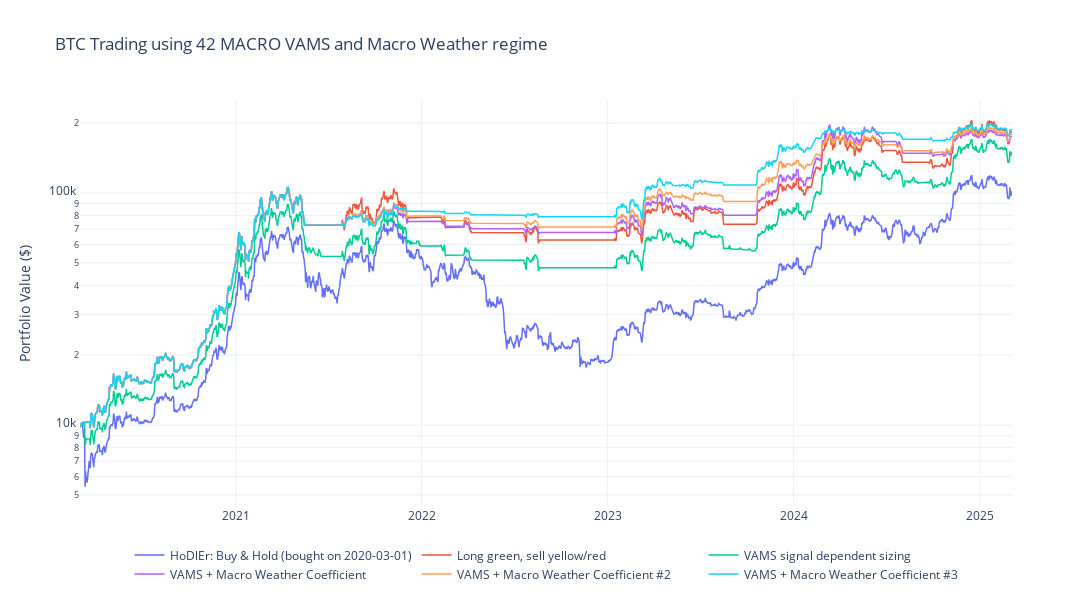

Notebook source saved alongside this figure:
### Code cell
import plotly.graph_objects as go

# Create figure
fig = go.Figure()

# Add each portfolio's value curve
portfolios = {
    'HoDlEr: Buy & Hold (bought on 2020-03-01)': bh_pf,
    'Long green, sell yellow/red': less_ords,
    'VAMS signal dependent sizing': cpf_fo,
    'VAMS + Macro Weather Coefficient': full_sig,
    'VAMS + Macro Weather Coefficient #2': full_sig_mod,
    'VAMS + Macro Weather Coefficient #3': full_sig_mod2,
}

for name, pf in portfolios.items():
    fig.add_trace(
        go.Scatter(
            x=pf.value().index,
            y=pf.value().values,
            name=name,
            mode='lines',
            line=dict(width=1.5)
        )
    )

# Update layout with horizontal legend at bottom
fig.update_layout(
    title='BTC Trading using 42 MACRO VAMS and Macro Weather regime',
    yaxis_title='Portfolio Value ($)',
    template='plotly_white',
    width=1200,
    height=600,
    yaxis_type='log',
    showlegend=True,
    hovermode='x unified',
    legend=dict(
        orientation="h",
        yanchor="bottom",
        y=-0.2,
        xanchor="center",
        x=0.5
    )
)

# Show the figure
fig.show()

### Figure 1 — Plotly figure (JSON) as saved in the notebook; plotly's stock layout.template omitted (floating-point values rounded to 4 significant figures; data arrays with more than 128 entries replaced by an {"elided": "..."} marker saying what was removed)
{"data": [{"line": {"width": 1.5}, "mode": "lines", "name": "HoDlEr: Buy & Hold (bought on 2020-03-01)", "type": "scatter", "x": {"elided": "1831 str values"}, "y": {"elided": "1831 float values"}}, {"line": {"width": 1.5}, "mode": "lines", "name": "Long green, sell yellow/red", "type": "scatter", "x": {"elided": "1831 str values"}, "y": {"elided": "1831 float values"}}, {"line": {"width": 1.5}, "mode": "lines", "name": "VAMS signal dependent sizing", "type": "scatter", "x": {"elided": "1831 str values"}, "y": {"elided": "1831 float values"}}, {"line": {"width": 1.5}, "mode": "lines", "name": "VAMS + Macro Weather Coefficient", "type": "scatter", "x": {"elided": "1831 str values"}, "y": {"elided": "1831 float values"}}, {"line": {"width": 1.5}, "mode": "lines", "name": "VAMS + Macro Weather Coefficient #2", "type": "scatter", "x": {"elided": "1831 str values"}, "y": {"elided": "1831 float values"}}, {"line": {"width": 1.5}, "mode": "lines", "name": "VAMS + Macro Weather Coefficient #3", "type": "scatter", "x": {"elided": "1831 str values"}, "y": {"elided": "1831 float values"}}], "layout": {"height": 600, "hovermode": "x unified", "legend": {"orientation": "h", "x": 0.5, "xanchor": "center", "y": -0.2, "yanchor": "bottom"}, "showlegend": true, "title": {"text": "BTC Trading using 42 MACRO VAMS and Macro Weather regime"}, "width": 1200, "yaxis": {"title": {"text": "Portfolio Value ($)"}, "type": "log"}}}
